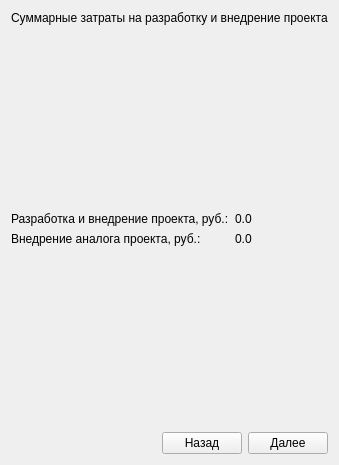
      <widget class="QWidget" name="tab_17">
       <attribute name="title">
        <string>ПроектированиеРеализация</string>
       </attribute>
       <layout class="QVBoxLayout" name="verticalLayout_15">
        <item>
         <widget class="QLabel" name="label_27">
          <property name="text">
           <string>Суммарные затраты на разработку и внедрение проекта</string>
          </property>
         </widget>
        </item>
        <item>
         <spacer name="verticalSpacer_14">
          <property name="orientation">
           <enum>Qt::Vertical</enum>
          </property>
          <property name="sizeHint" stdset="0">
           <size>
            <width>20</width>
            <height>181</height>
           </size>
          </property>
         </spacer>
        </item>
        <item>
         <layout class="QGridLayout" name="gridLayout">
          <item row="0" column="0">
           <widget class="QLabel" name="label_28">
            <property name="text">
             <string>Разработка и внедрение проекта, руб.:</string>
            </property>
           </widget>
          </item>
          <item row="0" column="1">
           <widget class="QLabel" name="label_29">
            <property name="text">
             <string>0.0</string>
            </property>
           </widget>
          </item>
          <item row="1" column="0">
           <widget class="QLabel" name="label_30">
            <property name="text">
             <string>Внедрение аналога проекта, руб.:</string>
            </property>
           </widget>
          </item>
          <item row="1" column="1">
           <widget class="QLabel" name="label_31">
            <property name="text">
             <string>0.0</string>
            </property>
           </widget>
          </item>
         </layout>
        </item>
        <item>
         <spacer name="verticalSpacer_15">
          <property name="orientation">
           <enum>Qt::Vertical</enum>
          </property>
          <property name="sizeHint" stdset="0">
           <size>
            <width>20</width>
            <height>180</height>
           </size>
          </property>
         </spacer>
        </item>
        <item>
         <layout class="QHBoxLayout" name="horizontalLayout_34">
          <item>
           <spacer name="horizontalSpacer_30">
            <property name="orientation">
             <enum>Qt::Horizontal</enum>
            </property>
            <property name="sizeHint" stdset="0">
             <size>
              <width>40</width>
              <height>20</height>
             </size>
            </property>
           </spacer>
          </item>
          <item>
           <widget class="QPushButton" name="pushButton_44">
            <property name="text">
             <string>Назад</string>
            </property>
           </widget>
          </item>
          <item>
           <widget class="QPushButton" name="pushButton_43">
            <property name="text">
             <string>Далее</string>
            </property>
           </widget>
          </item>
         </layout>
        </item>
       </layout>
      </widget>
